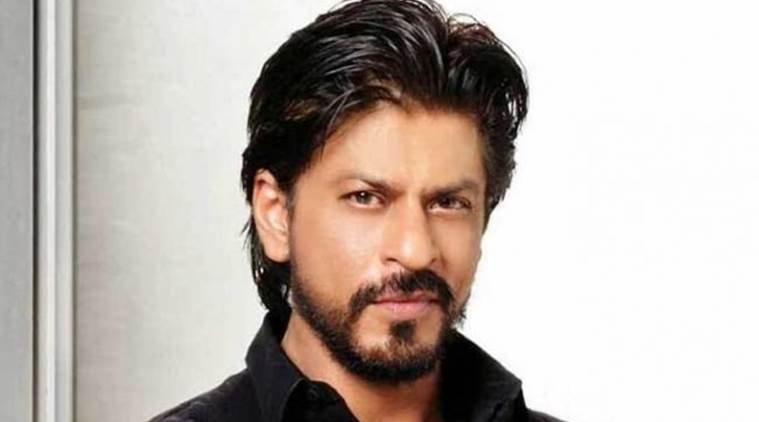
#> input picture image/c++/srk.jpg, 759 x 422 px, found by its file name
$ python sample.py
#> lines starting #> are read from the running program, lines starting #| are printed output that depends on the picture
#!/usr/bin/env python
import numpy as np
import cv2
img=cv2.imread('srk.jpg',0)
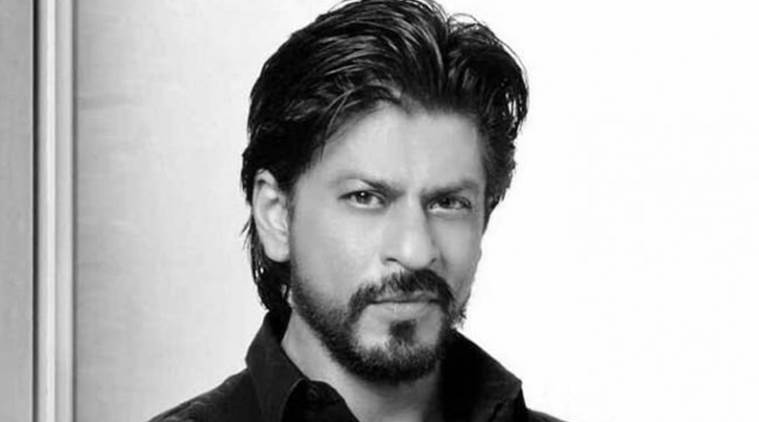
#> img: shape (422, 759); min 0, max 255, mean 181.6
cv2.imshow('image',img)
cv2.waitKey(0)
cv2.destroyAllWindows()
